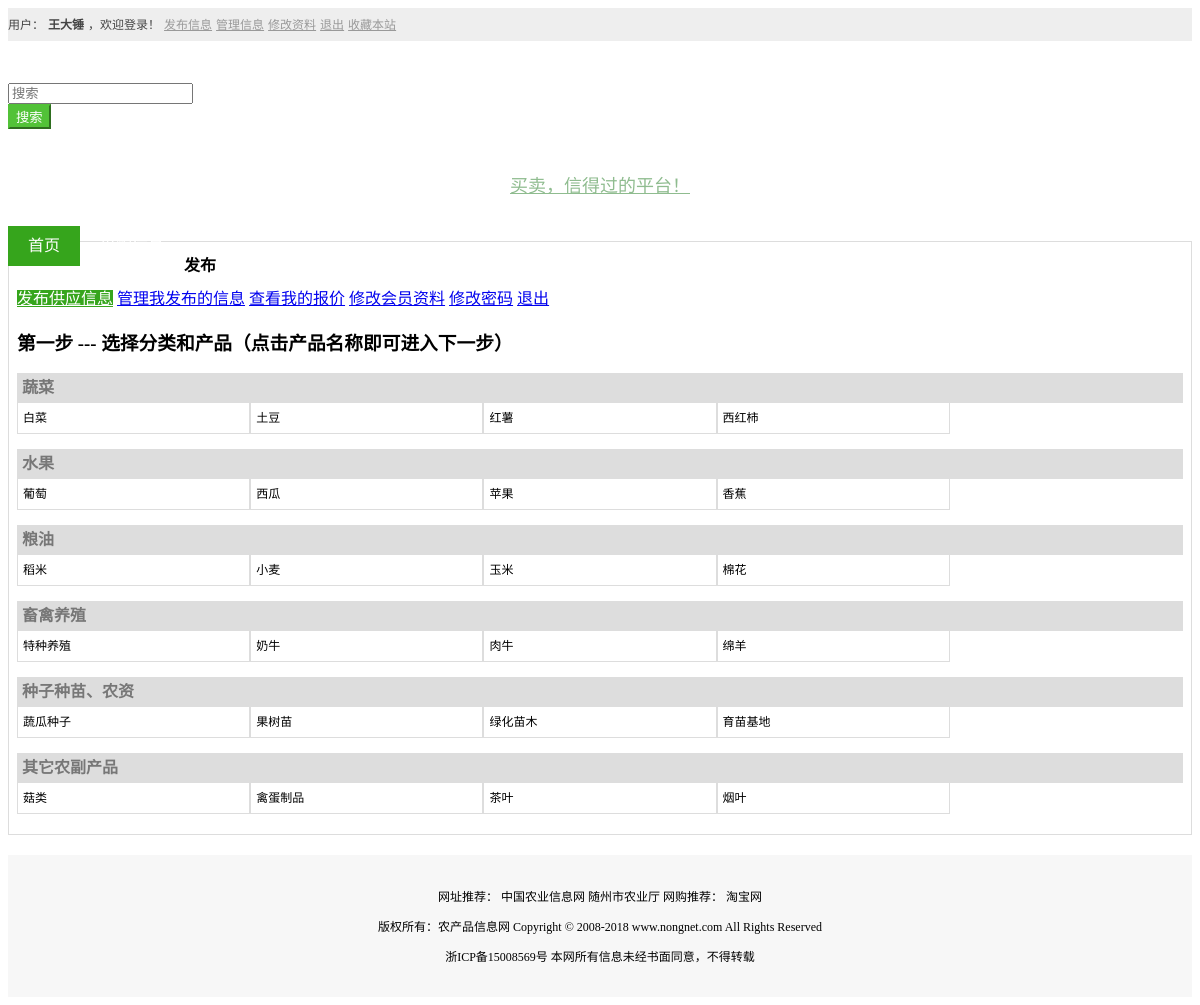
Page /publish/ (signed in) on the committed database.
### home/models.py (models this page shows)
class p_menber(models.Model):
    username = models.CharField(max_length=30, help_text="关联用户")
    nickname = models.CharField(max_length=30, help_text="昵称", default="")
    type = models.CharField(max_length=10, help_text="1:代办（农产品经纪人）2：经销商 3：种养殖户 4：涉农企业 5：农业合作社", default="")
    company_name = models.CharField(max_length=80, help_text="公司名称", default="")
    password = models.CharField(max_length=90, help_text="密码")
    address_province = models.CharField(max_length=80, help_text="所属地区代码(省级)", default="")
    address_city = models.CharField(max_length=80, help_text="所属地区代码(市级)", default="")
    address_belong = models.CharField(max_length=80, help_text="所属地区代码（地区）", default="")
    address_detail = models.CharField(max_length=200, help_text="详细地址", default="")
    contact_person = models.CharField(max_length=200, help_text="联系人", default="")
    contact_phone = models.CharField(max_length=200, help_text="联系人手机号码", default="")
    contact_tel = models.CharField(max_length=200, help_text="联系人固定号码", default="")
    contact_email = models.CharField(max_length=200, help_text="联系人邮箱", default="")
    contact_qq = models.CharField(max_length=200, help_text="联系人QQ", default="")
    company_des = models.CharField(max_length=600, help_text="公司介绍,不超过300字", default="")

class p_product(models.Model):
    p_name = models.CharField(max_length=30, help_text="类别名称")
    create_time = models.CharField(max_length=30, help_text="创建时间", default="0")
    update_time = models.CharField(max_length=30, help_text="修改时间", default="0")

class p_product_child(models.Model):
    p_name = models.CharField(max_length=30, help_text="产品名称")
    p_id = models.IntegerField(help_text="父ID")
    create_time = models.CharField(max_length=30, help_text="创建时间", default="0")
    update_time = models.CharField(max_length=30, help_text="修改时间", default="0")

### home/views.py (the view)
# urls.py: path('publish/', home_views.publish),
def publish(request):
    if request.userInfo == None:
        return HttpResponseRedirect('/login')
    template = loader.get_template('home/publish.html')
    try:
        selectList = p_product.objects.all()
        list = []
        for item in selectList:
            list.append({
                'link': item.id,
                'title': item.p_name,
                'child': []
            })
        if len(list) > 0:
            for item in list:
                searchChilds = p_product_child.objects.filter(p_id=item['link'])
                for searchChild in searchChilds:
                    list[list.index(item)]['child'].append({
                        'link': searchChild.id,
                        'title': searchChild.p_name,
                        'p_id': searchChild.p_id,
                        'child': []
                    })
        else:
            None
        print(list)
    except:
        list = []
    context = {
        'list': list
    }
    return HttpResponse(template.render(context, request))

### home/templates/home/publish.html (shortened to what this page needs)
{% load static %}
{% include "home/base_header.html" %}
<link rel="stylesheet" href="{% static '/css/common.css' %}">
<link rel="stylesheet" href="{% static '/css/body.css' %}">
<link rel="stylesheet" href="{% static '/css/publish.css' %}">
</head>
<body>
{% include "home/base_nav.html" %}
<div class="">
    <div class="container">
        <div class="col-md-12">
            <div class="card-box">
                <div class="clear_both card-title">
                    <span class="pull-left card-o-title a-text-hover">发布</span>
                </div>
                <div class="clear_both">
                    <div class="col-xs-3">
                        <div class="list-group">
                            <a href="#" class="list-group-item active">发布供应信息</a>
                            <a href="#" class="list-group-item">管理我发布的信息</a>
                            <a href="#" class="list-group-item">查看我的报价</a>
                            <a href="/registerReg" class="list-group-item">修改会员资料</a>
                            <a href="#" class="list-group-item">修改密码</a>
                            <a href="/logout" class="list-group-item">退出</a>
                        </div>
                    </div>
                    <div class="col-xs-9">
                        <h3>第一步 --- 选择分类和产品（点击产品名称即可进入下一步）</h3>
                        <div class="clear_both">
                            {% for item in list %}
                            <div class="col-xs-6 p-list-box">
                                <h4 class="p-list-title a-text-hover">{{ item.title }}</h4>
                                <div class="clear_both p-list-body">
                                    {% for items in item.child %}
                                    <div class="p-list-item"><a class="a-text a-text-hover" href="/publishDetail/{{ item.link }}/{{ items.link }}">{{ items.title }}</a></div>
                                    {% endfor %}
                                </div>
                            </div>
                            {% endfor %}
                        </div>
                    </div>
                </div>
            </div>
        </div>
    </div>
</div>
{% include "home/base_footer.html" %}

### home/templates/home/base_nav.html (shortened to what this page needs)
<header>
    <div class="top-bar">
        <div class="container">
            <div class="col-lg-12 clear_both">
        <span class="pull-left">
            {%  if request.userInfo != None %}
                <a><font color="#444">用户：</font></a>
                <a><b>{% autoescape off %}{{ request.userInfo.nickname }}{% endautoescape %}</b></a>
                <a><font color="#444">，欢迎登录！</font></a>
                <a href="/publish/">发布信息</a>
                <a href="/register/">管理信息</a>
                <a href="/registerReg/">修改资料</a>
                <a href="/logout/">退出</a>
            {% elif request.userInfo == None %}
                <a href="/login/">会员登陆</a>
                <a href="/register/">注册会员</a>
            {% endif %}
        </span>
                <span class="pull-right">
            <a href="">收藏本站</a>
        </span>
            </div>
        </div>
    </div>
    <div>
        <div class="container search-bar">
            <div class="col-md-3 col-sm-4">
            </div>
            <div class="col-md-5 col-sm-5 search-bar-input">
                <div class="input-group">
                    <div class="input-control search-box  has-icon-right search-example"
                         id="searchboxExample">
                        <input id="inputSearchExample3" type="search" class="form-control search-input"
                               placeholder="搜索">
                    </div>
                    <span class="input-group-btn">
                    <button class="btn btn-green" type="button">搜索</button>
                  </span>
                </div>
            </div>
            <div class="col-md-4 col-sm-3 search-bar-text">
                <a href="">买卖，信得过的平台！</a>
            </div>
        </div>
    </div>
    <div class="nav-bar">
        <div class="container">
            <div class="col-md-12">
                <ul class="nav-bar-box">
                    <li class="active"><a href="/">首页</a></li>
                    <li class=""><a href="">采购信息</a></li>
                </ul>
            </div>
        </div>
    </div>
</header>

### static/css/common.css (style rules this page uses)
.clear_both::after { content: ""; display: table; clear: both; }
.top-bar { line-height: 28px; padding: 2px 0px; background: #eee; }
.top-bar a { font-size: 12px; color: #999; }
.search-bar { padding: 3.5px 0; }
.search-bar-input { margin: 20.5px 0; }
.search-bar-text { text-align: center; line-height: 73px; }
.search-bar-text a { font-size: 18px; color: darkseagreen; }
@media (min-width: 768px) { .search-bar-text a { font-size: 12px; color: darkseagreen; } }
@media (min-width: 992px) { .search-bar-text a { font-size: 18px; color: darkseagreen; } }
.nav-bar { background: #52c238; }
.nav-bar-box { list-style: none; padding: 0; margin: 0; }
.nav-bar li { float: left; }
.nav-bar li a { color: white; display: block; line-height: 40px; font-size: 16px; padding: 0 20px; }
.nav-bar li.active a { background: #36a51c; text-decoration: none; }
.btn-green, .btn-green:focus { color: white; background-color: #52c238; border-color: #52c238; }
.a-text { font-size: 12px; color: #000; text-decoration: none; }
@media (min-width: 1200px) { .container { max-width: 1280px } }

### static/css/body.css (style rules this page uses)
.card-box { border: 1px solid #ddd; padding: 5px 8px; margin: 15px 0; }
.card-title { line-height: 38px; }
.card-o-title { font-weight: bold; color: #000; }

### static/css/publish.css (style rules this page uses)
.list-group-item.active, .list-group-item.active:focus, .list-group-item.active:hover { z-index: 2; color: #fff; background-color: #36a51c; border-color: #36a51c; }
.p-list-box { margin-bottom: 15px; }
.p-list-title { background-color: #ddd; color: #777; margin: 0; line-height: 30px; padding: 0 5px; }
.p-list-body { width: 100%; }
.p-list-item { width: calc(100% / 5); float: left; background-color: #fff; border: 1px solid #ddd; box-sizing: border-box; border-top: none; line-height: 30px; padding-left: 5px; }
.p-list-item a { display: block; }

### rows in the picture
p_menber: userInfo.nickname "王大锤"
p_product: title "蔬菜"
p_product_child: title "白菜"
p_product_child: title "土豆"
p_product_child: title "红薯"
p_product_child: title "西红柿"
p_product: title "水果"
p_product_child: title "葡萄"
p_product_child: title "西瓜"
p_product_child: title "苹果"
p_product_child: title "香蕉"
p_product: title "粮油"
p_product_child: title "稻米"
p_product_child: title "小麦"
p_product_child: title "玉米"
p_product_child: title "棉花"
p_product: title "畜禽养殖"
p_product_child: title "特种养殖"
p_product_child: title "奶牛"
p_product_child: title "肉牛"
p_product_child: title "绵羊"
p_product: title "种子种苗、农资"
p_product_child: title "蔬瓜种子"
p_product_child: title "果树苗"
p_product_child: title "绿化苗木"
p_product_child: title "育苗基地"
p_product: title "其它农副产品"
p_product_child: title "菇类"
p_product_child: title "禽蛋制品"
p_product_child: title "茶叶"
p_product_child: title "烟叶"
